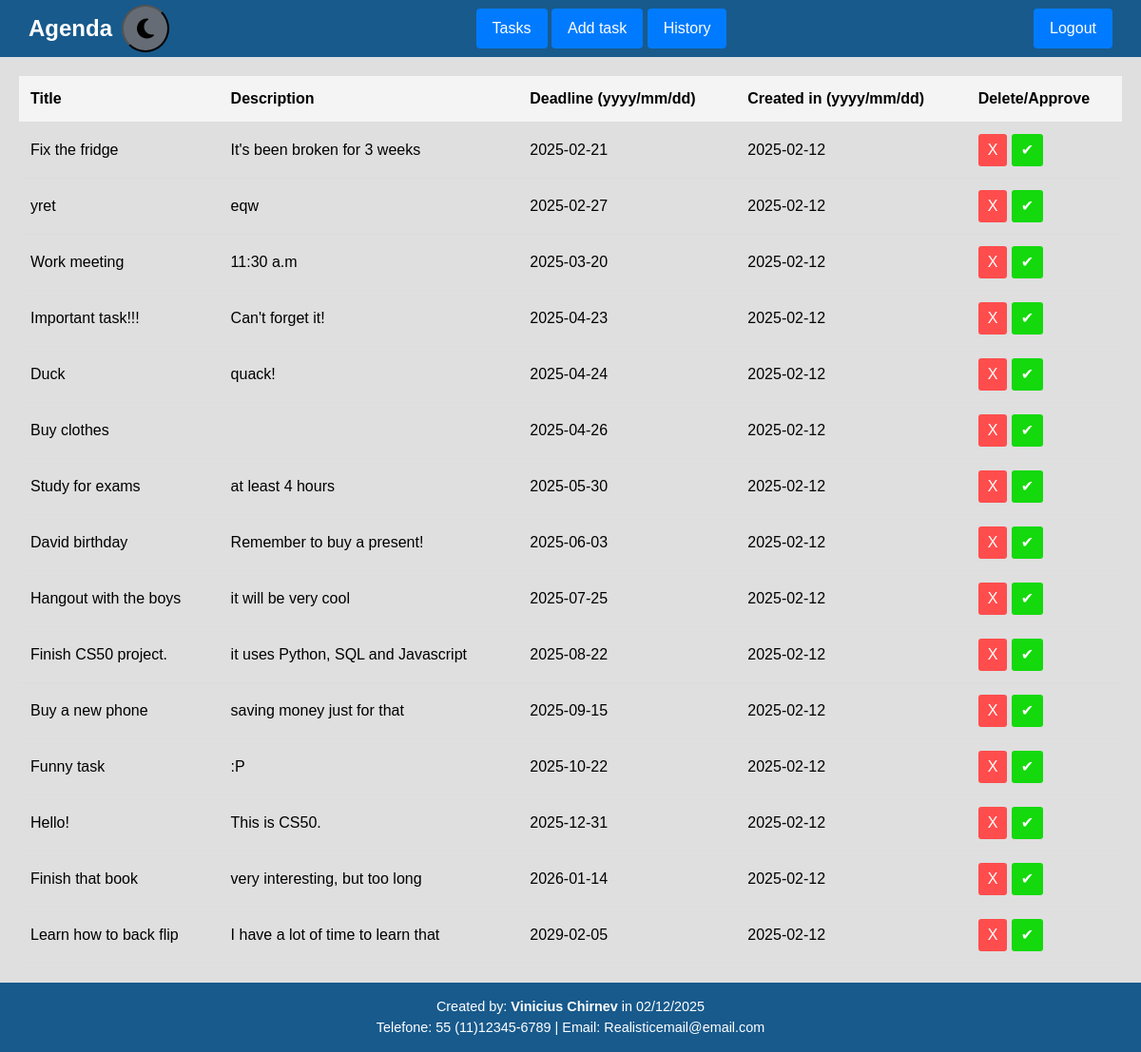
/ (signed in), run on the app's committed database.
### tables this page shows
CREATE TABLE tasks (task_id INTEGER PRIMARY KEY, user_id INTEGER, TITLE TEXT NOT NULL, DESCRIPTION TEXT, DEADLINE NUMBER NOT NULL, CREATED  NUMBER NOT NULL, FOREIGN KEY(user_id) REFERENCES users(user_id));

### app.py (the view)
@app.route("/", methods=["GET", "POST"])
@login_required
def index():
    tasks = db.execute("SELECT * FROM tasks WHERE user_id = ? ORDER BY DEADLINE ASC", session["user_id"])
    if request.method == "POST":
        taskid = request.form.get("task_id")
        if "delete" in request.form: # delete button is clicked
            db.execute("DELETE FROM tasks WHERE task_id = ?", taskid)
            tasks = db.execute("SELECT * FROM tasks WHERE user_id = ?", session["user_id"])
            return render_template("menu.html", tasks=tasks)
        else: #approve button is clicked
            tasks = db.execute("SELECT * FROM tasks WHERE task_id = ? ORDER BY DEADLINE ASC", taskid)
            current_date = datetime.now()
            formatted_date = current_date.strftime('%m-%d-%Y') # y m d
            db.execute("INSERT INTO history (user_id, TITLE, DESCRIPTION, DEADLINE, FINISHED) VALUES (?,?,?,?,?)", session["user_id"], tasks[0]["TITLE"], tasks[0]["DESCRIPTION"], tasks[0]["DEADLINE"], formatted_date)
            db.execute("DELETE FROM tasks WHERE task_id = ?", taskid)
            tasks = db.execute("SELECT * FROM tasks WHERE user_id = ?", session["user_id"])
            return render_template("menu.html", tasks=tasks)
    else:
        return render_template("menu.html", tasks=tasks)

### app.py (called while the page is built)
@app.after_request
def after_request(response):
    response.headers["Cache-Control"] = "no-cache, no-store, must-revalidate"
    response.headers["Expires"] = 0
    response.headers["Pragma"] = "no-cache"
    return response

### helper.py (called while the page is built)
def login_required(f):
    @wraps(f)
    def decorated_function(*args, **kwargs):
        if session.get("user_id") is None:
            return redirect("/login")
        return f(*args, **kwargs)
    return decorated_function

### Templates/menu.html (shortened to what this page needs)
<!DOCTYPE html>
<html lang="en">
    <head>
         <link href="https://cdn.jsdelivr.net/npm/bootstrap@5.3.3/dist/css/bootstrap.min.css" rel="stylesheet">
         <link rel="stylesheet" href="/static/style.css">
         <link rel="stylesheet" href="https://cdnjs.cloudflare.com/ajax/libs/font-awesome/6.7.2/css/all.min.css" />
    </head>
    <body class="d-flex flex-column min-vh-100">
        <header class="header">
            <div class="logo" >
                <h1>Agenda</h1>
                <button id = "theme-switch">
                <i class="fa-solid fa-moon"></i>
                </button>
            </div>
            {% if session["user_id"] %}
            <nav id= "nav-buttons">
                <a href="/" class="btn">Tasks</a>
                <a href="/add" class="btn">Add task</a>
                <a href="/history" class="btn">History</a>
            </nav>
                <a href="/logout" class="btn">Logout</a>
            {% else %}
            <nav class="nav">
                <a href="/register" class="btn">Register</a>
                <a href="/login" class="btn">Login</a>
            </nav>
            {% endif %}
        </header>
        <main class="flex-grow-1">
            {% block content %}
            <div class="table-container">
                <table class="task-table">
                    <thead>
                        <tr>
                            <th>Title</th>
                            <th>Description</th>
                            <th>Deadline (yyyy/mm/dd)</th>
                            <th>Created in (yyyy/mm/dd)</th>
                            <th>Delete/Approve</th>
                        </tr>
                    </thead>
                    <tbody>
                        {% for task in tasks %}
                        <tr>
                            <td>{{ task.TITLE }}</td>
                            <td>{{ task.DESCRIPTION }}</td>
                            <td>{{ task.DEADLINE }}</td>
                            <td>{{ task.CREATED }}</td>
                            <form action="/" method="post" class="delete-form">
                                <td>
                                    <button type="submit" name="delete" class="delete-button">X</button>
                                    <button type="submit" name="approve" class="approve-button">&#10004</button>
                                </td>
                                </form>
                        </tr>
                        {% endfor %}
                    </tbody>
                </table>
            </div>
            {% endblock %}
        </main>
        <footer class="footer mt-auto">
            <div class="footer-content">
              <p>Created by: <strong>Vinicius Chirnev</strong> in 02/12/2025 </p>
              <p>Telefone: 55 (11)12345-6789</a> | Email: Realisticemail@email.com</p>
            </div>
          </footer>
    </body>
</html>

### static/style.css (style rules this page uses)
* { margin: 0; padding: 0; box-sizing: border-box; }
:root { --background-color: #dfdfdf; --container-color: black; --thead-color: #f4f4f4; --icon-color: #666c75; --center-color: black; }
#theme-switch { background-color: var(--icon-color); height: 50px; width: 50px; padding: 0; border-radius: 50%; display: flex; justify-content: center; align-items: center; top: 3px; left: 130px; }
#theme-switch i { fill: var(--icon-color:); }
body { font-family: Arial, sans-serif; background-color: var(--background-color); display: flex; flex-direction: column; min-height: 100vh; }
.header { display: flex; justify-content: space-between; align-items: center; padding: 15px 30px; background-color: #185a8c; color: #fff; height: 60px; }
.footer { background-color: #185a8c; color: #fff; padding: 15px 30px; text-align: center }
.footer p { margin: 0; font-size: 0.9em; }
.logo { display: flex; align-items: center; gap: 10px; }
.logo i { font-size: 1.5rem; }
.logo h1 { font-size: 24px; font-weight: bold; margin: 0; }
.btn { padding: 8px 16px; background-color: #007bff; color: #fff; text-decoration: none; border-radius: 4px; font-size: 16px; transition: background-color 0.3s ease; }
.table-container { overflow-x: auto; margin: 20px; color: var(--container-color); }
.task-table { width: 100%; border-collapse: collapse; }
.task-table th, .task-table td { padding: 12px; text-align: left; border-bottom: 1px solid #ddd; }
.task-table th { background-color: var(--thead-color); }
.delete-button { background-color: #ff4d4d; color: white; border: none; padding: 5px 10px; border-radius: 3px; cursor: pointer; }
.approve-button { background-color: #14d90d; color: white; border: none; padding: 5px 10px; border-radius: 3px; cursor: pointer; }

### data on the page
tasks: TITLE "Fix the fridge", DESCRIPTION "It's been broken for 3 weeks", DEADLINE "2025-02-21", CREATED "2025-02-12"
tasks: TITLE "yret", DESCRIPTION "eqw", DEADLINE "2025-02-27", CREATED "2025-02-12"
tasks: TITLE "Work meeting", DESCRIPTION "11:30 a.m", DEADLINE "2025-03-20", CREATED "2025-02-12"
tasks: TITLE "Important task!!!", DESCRIPTION "Can't forget it!", DEADLINE "2025-04-23", CREATED "2025-02-12"
tasks: TITLE "Duck", DESCRIPTION "quack!", DEADLINE "2025-04-24", CREATED "2025-02-12"
tasks: TITLE "Buy clothes", DEADLINE "2025-04-26", CREATED "2025-02-12"
tasks: TITLE "Study for exams", DESCRIPTION "at least 4 hours", DEADLINE "2025-05-30", CREATED "2025-02-12"
tasks: TITLE "David birthday", DESCRIPTION "Remember to buy a present!", DEADLINE "2025-06-03", CREATED "2025-02-12"
tasks: TITLE "Hangout with the boys", DESCRIPTION "it will be very cool", DEADLINE "2025-07-25", CREATED "2025-02-12"
tasks: TITLE "Finish CS50 project.", DESCRIPTION "it uses Python, SQL and Javascript", DEADLINE "2025-08-22", CREATED "2025-02-12"
tasks: TITLE "Buy a new phone", DESCRIPTION "saving money just for that", DEADLINE "2025-09-15", CREATED "2025-02-12"
tasks: TITLE "Funny task", DESCRIPTION ":P", DEADLINE "2025-10-22", CREATED "2025-02-12"
tasks: TITLE "Hello!", DESCRIPTION "This is CS50.", DEADLINE "2025-12-31", CREATED "2025-02-12"
tasks: TITLE "Finish that book", DESCRIPTION "very interesting, but too long", DEADLINE "2026-01-14", CREATED "2025-02-12"
tasks: TITLE "Learn how to back flip", DESCRIPTION "I have a lot of time to learn that", DEADLINE "2029-02-05", CREATED "2025-02-12"
